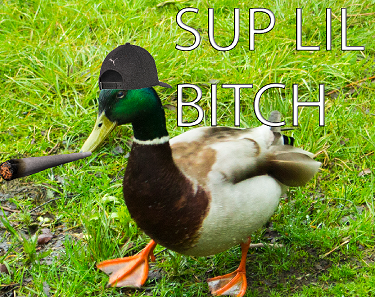
#> input picture Edge Detection/anka.png, 375 x 297 px, found by its file name
$ python rotate_9.py
#> lines starting #> are read from the running program, lines starting #| are printed output that depends on the picture
### immutils.py
import numpy as np
import cv2

# [4 lines left out: function translate, not called in this run]

def rotate(image,angle,center=None,scale=1.0):
    (h,w) = image.shape[:2]

    #Säger att om inget rotationscentrum ges, så är det mitten av bilden.
    if center is None:
        center = (w // 2, h // 2)

    #Skapar en rotationsMatrix
    M = cv2.getRotationMatrix2D(center,angle,scale)
    #Applicerar rotationsmatrixen till bilden
    rotated_image = cv2.warpAffine(image, M, (w, h))
    return rotated_image

# [22 lines left out: function resize, not called in this run]

### Image_Manipulation/rotate_9.py
import numpy as np
import cv2
import immutils

image = cv2.imread("anka.png")
#> image is the input picture: shape (297, 375, 3); mean B, G, R 52.2, 146.2, 122.1
cv2.imshow("Orginal",image)

#Hämtar ut höjden, och bredden igenom att slicea arrayen för bildens form, dvs 0-1 - SMART, och casta de till en tupple
(h,w) = image.shape[:2]
#> h = 297; w = 375
#Hämta ut en center i bilden igenom att dela bredden och höjden med 2.
center = (w // 2, h // 2)
#> center = (187, 148)

#Vi definerar en matrix för att rotera bilden,
M = cv2.getRotationMatrix2D(center,45,1.0)
rotated = cv2.warpAffine(image, M, (w, h))
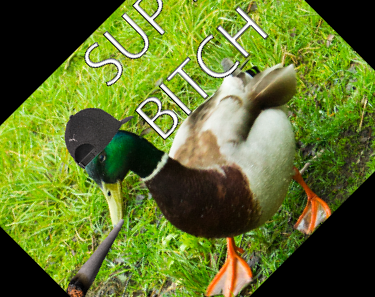
#> rotated: shape (297, 375, 3); mean B, G, R 43.2, 115.7, 98
cv2.imshow("Rotated by 45 Degrees",rotated)


second_rotation = immutils.rotate(image, 78)
#> in rotate, `rotated_image = cv2.warpAffine(image, M, (w, h))`:
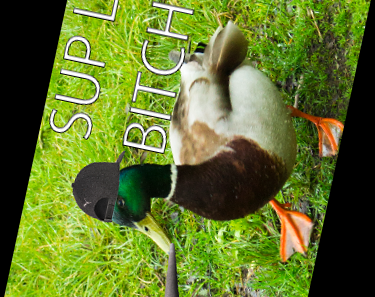
#> rotated_image: shape (297, 375, 3); mean B, G, R 43.1, 115.7, 97.6
cv2.imshow("Second Rotation",second_rotation)
